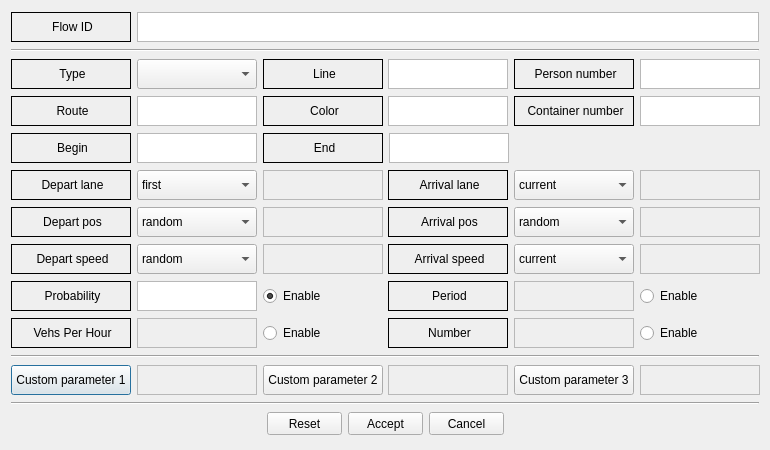
<?xml version="1.0" encoding="UTF-8"?>
<ui version="4.0">
 <class>flowItemDialog</class>
 <widget class="QDialog" name="flowItemDialog">
  <property name="geometry">
   <rect>
    <x>0</x>
    <y>0</y>
    <width>770</width>
    <height>450</height>
   </rect>
  </property>
  <property name="minimumSize">
   <size>
    <width>770</width>
    <height>450</height>
   </size>
  </property>
  <property name="maximumSize">
   <size>
    <width>770</width>
    <height>450</height>
   </size>
  </property>
  <property name="windowTitle">
   <string notr="true">Flow properties</string>
  </property>
  <property name="windowIcon">
   <iconset resource="../../../../resources/eNetEditorResources.qrc">
    <normaloff>:/items/flow.png</normaloff>:/items/flow.png</iconset>
  </property>
  <property name="modal">
   <bool>true</bool>
  </property>
  <layout class="QVBoxLayout" name="verticalLayout">
   <item>
    <layout class="QHBoxLayout" name="horizontalLayout">
     <item>
      <widget class="QLabel" name="LabelFlowId">
       <property name="minimumSize">
        <size>
         <width>120</width>
         <height>30</height>
        </size>
       </property>
       <property name="maximumSize">
        <size>
         <width>120</width>
         <height>30</height>
        </size>
       </property>
       <property name="frameShape">
        <enum>QFrame::Box</enum>
       </property>
       <property name="text">
        <string>&lt;html&gt;&lt;head/&gt;&lt;body&gt;&lt;p align=&quot;center&quot;&gt;Flow ID&lt;/p&gt;&lt;/body&gt;&lt;/html&gt;</string>
       </property>
      </widget>
     </item>
     <item>
      <widget class="QTextEdit" name="TextFlowId">
       <property name="minimumSize">
        <size>
         <width>0</width>
         <height>30</height>
        </size>
       </property>
       <property name="maximumSize">
        <size>
         <width>16777215</width>
         <height>30</height>
        </size>
       </property>
      </widget>
     </item>
    </layout>
   </item>
   <item>
    <widget class="Line" name="line_3">
     <property name="orientation">
      <enum>Qt::Horizontal</enum>
     </property>
    </widget>
   </item>
   <item>
    <layout class="QHBoxLayout" name="horizontalLayout_2">
     <item>
      <widget class="QLabel" name="LabelType">
       <property name="minimumSize">
        <size>
         <width>120</width>
         <height>30</height>
        </size>
       </property>
       <property name="maximumSize">
        <size>
         <width>120</width>
         <height>30</height>
        </size>
       </property>
       <property name="frameShape">
        <enum>QFrame::Box</enum>
       </property>
       <property name="text">
        <string>&lt;html&gt;&lt;head/&gt;&lt;body&gt;&lt;p align=&quot;center&quot;&gt;Type&lt;/p&gt;&lt;/body&gt;&lt;/html&gt;</string>
       </property>
      </widget>
     </item>
     <item>
      <widget class="QComboBox" name="ComboBoxVType">
       <property name="minimumSize">
        <size>
         <width>120</width>
         <height>30</height>
        </size>
       </property>
       <property name="maximumSize">
        <size>
         <width>120</width>
         <height>30</height>
        </size>
       </property>
      </widget>
     </item>
     <item>
      <widget class="QLabel" name="LabelLine">
       <property name="minimumSize">
        <size>
         <width>120</width>
         <height>30</height>
        </size>
       </property>
       <property name="maximumSize">
        <size>
         <width>120</width>
         <height>30</height>
        </size>
       </property>
       <property name="frameShape">
        <enum>QFrame::Box</enum>
       </property>
       <property name="text">
        <string>&lt;html&gt;&lt;head/&gt;&lt;body&gt;&lt;p align=&quot;center&quot;&gt;Line&lt;/p&gt;&lt;/body&gt;&lt;/html&gt;</string>
       </property>
      </widget>
     </item>
     <item>
      <widget class="QTextEdit" name="TextLine">
       <property name="minimumSize">
        <size>
         <width>120</width>
         <height>30</height>
        </size>
       </property>
       <property name="maximumSize">
        <size>
         <width>120</width>
         <height>30</height>
        </size>
       </property>
      </widget>
     </item>
     <item>
      <widget class="QLabel" name="LabelPersonNumber">
       <property name="minimumSize">
        <size>
         <width>120</width>
         <height>30</height>
        </size>
       </property>
       <property name="maximumSize">
        <size>
         <width>120</width>
         <height>30</height>
        </size>
       </property>
       <property name="frameShape">
        <enum>QFrame::Box</enum>
       </property>
       <property name="text">
        <string>&lt;html&gt;&lt;head/&gt;&lt;body&gt;&lt;p align=&quot;center&quot;&gt;Person number&lt;/p&gt;&lt;/body&gt;&lt;/html&gt;</string>
       </property>
      </widget>
     </item>
     <item>
      <widget class="QTextEdit" name="TextPersonNumber">
       <property name="minimumSize">
        <size>
         <width>120</width>
         <height>30</height>
        </size>
       </property>
       <property name="maximumSize">
        <size>
         <width>120</width>
         <height>30</height>
        </size>
       </property>
      </widget>
     </item>
    </layout>
   </item>
   <item>
    <layout class="QHBoxLayout" name="horizontalLayout_3">
     <item>
      <widget class="QLabel" name="LabelRoute">
       <property name="minimumSize">
        <size>
         <width>120</width>
         <height>30</height>
        </size>
       </property>
       <property name="maximumSize">
        <size>
         <width>120</width>
         <height>30</height>
        </size>
       </property>
       <property name="frameShape">
        <enum>QFrame::Box</enum>
       </property>
       <property name="text">
        <string>&lt;html&gt;&lt;head/&gt;&lt;body&gt;&lt;p align=&quot;center&quot;&gt;Route&lt;/p&gt;&lt;/body&gt;&lt;/html&gt;</string>
       </property>
      </widget>
     </item>
     <item>
      <widget class="QTextEdit" name="TextRoute">
       <property name="minimumSize">
        <size>
         <width>120</width>
         <height>30</height>
        </size>
       </property>
       <property name="maximumSize">
        <size>
         <width>120</width>
         <height>30</height>
        </size>
       </property>
      </widget>
     </item>
     <item>
      <widget class="QLabel" name="LabelColor">
       <property name="minimumSize">
        <size>
         <width>120</width>
         <height>30</height>
        </size>
       </property>
       <property name="maximumSize">
        <size>
         <width>120</width>
         <height>30</height>
        </size>
       </property>
       <property name="frameShape">
        <enum>QFrame::Box</enum>
       </property>
       <property name="text">
        <string>&lt;html&gt;&lt;head/&gt;&lt;body&gt;&lt;p align=&quot;center&quot;&gt;Color&lt;/p&gt;&lt;/body&gt;&lt;/html&gt;</string>
       </property>
      </widget>
     </item>
     <item>
      <widget class="QTextEdit" name="TextColor">
       <property name="minimumSize">
        <size>
         <width>120</width>
         <height>30</height>
        </size>
       </property>
       <property name="maximumSize">
        <size>
         <width>120</width>
         <height>30</height>
        </size>
       </property>
      </widget>
     </item>
     <item>
      <widget class="QLabel" name="LabelContainerNumber">
       <property name="minimumSize">
        <size>
         <width>120</width>
         <height>30</height>
        </size>
       </property>
       <property name="maximumSize">
        <size>
         <width>120</width>
         <height>30</height>
        </size>
       </property>
       <property name="frameShape">
        <enum>QFrame::Box</enum>
       </property>
       <property name="text">
        <string>&lt;html&gt;&lt;head/&gt;&lt;body&gt;&lt;p align=&quot;center&quot;&gt;Container number&lt;/p&gt;&lt;/body&gt;&lt;/html&gt;</string>
       </property>
      </widget>
     </item>
     <item>
      <widget class="QTextEdit" name="TextContainerNumber">
       <property name="minimumSize">
        <size>
         <width>120</width>
         <height>30</height>
        </size>
       </property>
       <property name="maximumSize">
        <size>
         <width>120</width>
         <height>30</height>
        </size>
       </property>
      </widget>
     </item>
    </layout>
   </item>
   <item>
    <layout class="QHBoxLayout" name="horizontalLayout_10">
     <item>
      <widget class="QLabel" name="LabelBegin">
       <property name="minimumSize">
        <size>
         <width>120</width>
         <height>30</height>
        </size>
       </property>
       <property name="maximumSize">
        <size>
         <width>120</width>
         <height>30</height>
        </size>
       </property>
       <property name="frameShape">
        <enum>QFrame::Box</enum>
       </property>
       <property name="text">
        <string>&lt;html&gt;&lt;head/&gt;&lt;body&gt;&lt;p align=&quot;center&quot;&gt;Begin&lt;/p&gt;&lt;/body&gt;&lt;/html&gt;</string>
       </property>
      </widget>
     </item>
     <item>
      <widget class="QTextEdit" name="TextBegin">
       <property name="minimumSize">
        <size>
         <width>120</width>
         <height>30</height>
        </size>
       </property>
       <property name="maximumSize">
        <size>
         <width>120</width>
         <height>30</height>
        </size>
       </property>
      </widget>
     </item>
     <item>
      <widget class="QLabel" name="LabelEnd">
       <property name="minimumSize">
        <size>
         <width>120</width>
         <height>30</height>
        </size>
       </property>
       <property name="maximumSize">
        <size>
         <width>120</width>
         <height>30</height>
        </size>
       </property>
       <property name="frameShape">
        <enum>QFrame::Box</enum>
       </property>
       <property name="text">
        <string>&lt;html&gt;&lt;head/&gt;&lt;body&gt;&lt;p align=&quot;center&quot;&gt;End&lt;/p&gt;&lt;/body&gt;&lt;/html&gt;</string>
       </property>
      </widget>
     </item>
     <item>
      <widget class="QTextEdit" name="TextEnd">
       <property name="minimumSize">
        <size>
         <width>120</width>
         <height>30</height>
        </size>
       </property>
       <property name="maximumSize">
        <size>
         <width>120</width>
         <height>30</height>
        </size>
       </property>
      </widget>
     </item>
     <item>
      <spacer name="horizontalSpacer">
       <property name="orientation">
        <enum>Qt::Horizontal</enum>
       </property>
       <property name="sizeHint" stdset="0">
        <size>
         <width>40</width>
         <height>20</height>
        </size>
       </property>
      </spacer>
     </item>
    </layout>
   </item>
   <item>
    <layout class="QHBoxLayout" name="horizontalLayout_4">
     <item>
      <widget class="QLabel" name="LabelDepartLane">
       <property name="minimumSize">
        <size>
         <width>120</width>
         <height>30</height>
        </size>
       </property>
       <property name="maximumSize">
        <size>
         <width>120</width>
         <height>30</height>
        </size>
       </property>
       <property name="frameShape">
        <enum>QFrame::Box</enum>
       </property>
       <property name="text">
        <string>&lt;html&gt;&lt;head/&gt;&lt;body&gt;&lt;p align=&quot;center&quot;&gt;Depart lane&lt;/p&gt;&lt;/body&gt;&lt;/html&gt;</string>
       </property>
      </widget>
     </item>
     <item>
      <widget class="QComboBox" name="ComboBoxDepartLane">
       <property name="minimumSize">
        <size>
         <width>120</width>
         <height>30</height>
        </size>
       </property>
       <property name="maximumSize">
        <size>
         <width>120</width>
         <height>30</height>
        </size>
       </property>
       <item>
        <property name="text">
         <string>first</string>
        </property>
       </item>
       <item>
        <property name="text">
         <string>best</string>
        </property>
       </item>
       <item>
        <property name="text">
         <string>allowed</string>
        </property>
       </item>
       <item>
        <property name="text">
         <string>free</string>
        </property>
       </item>
       <item>
        <property name="text">
         <string>random</string>
        </property>
       </item>
       <item>
        <property name="text">
         <string>specific</string>
        </property>
       </item>
      </widget>
     </item>
     <item>
      <widget class="QTextEdit" name="TextDepartLane">
       <property name="enabled">
        <bool>false</bool>
       </property>
       <property name="minimumSize">
        <size>
         <width>120</width>
         <height>30</height>
        </size>
       </property>
       <property name="maximumSize">
        <size>
         <width>120</width>
         <height>30</height>
        </size>
       </property>
      </widget>
     </item>
     <item>
      <widget class="QLabel" name="LabelArrivalLane">
       <property name="minimumSize">
        <size>
         <width>120</width>
         <height>30</height>
        </size>
       </property>
       <property name="maximumSize">
        <size>
         <width>120</width>
         <height>30</height>
        </size>
       </property>
       <property name="frameShape">
        <enum>QFrame::Box</enum>
       </property>
       <property name="text">
        <string>&lt;html&gt;&lt;head/&gt;&lt;body&gt;&lt;p align=&quot;center&quot;&gt;Arrival lane&lt;/p&gt;&lt;/body&gt;&lt;/html&gt;</string>
       </property>
      </widget>
     </item>
     <item>
      <widget class="QComboBox" name="ComboBoxArrivalLane">
       <property name="minimumSize">
        <size>
         <width>120</width>
         <height>30</height>
        </size>
       </property>
       <property name="maximumSize">
        <size>
         <width>120</width>
         <height>30</height>
        </size>
       </property>
       <item>
        <property name="text">
         <string>current</string>
        </property>
       </item>
       <item>
        <property name="text">
         <string>specific</string>
        </property>
       </item>
      </widget>
     </item>
     <item>
      <widget class="QTextEdit" name="TextArrivalLane">
       <property name="enabled">
        <bool>false</bool>
       </property>
       <property name="minimumSize">
        <size>
         <width>120</width>
         <height>30</height>
        </size>
       </property>
       <property name="maximumSize">
        <size>
         <width>120</width>
         <height>30</height>
        </size>
       </property>
      </widget>
     </item>
    </layout>
   </item>
   <item>
    <layout class="QHBoxLayout" name="horizontalLayout_5">
     <item>
      <widget class="QLabel" name="LabelDepartPos">
       <property name="minimumSize">
        <size>
         <width>120</width>
         <height>30</height>
        </size>
       </property>
       <property name="maximumSize">
        <size>
         <width>120</width>
         <height>30</height>
        </size>
       </property>
       <property name="frameShape">
        <enum>QFrame::Box</enum>
       </property>
       <property name="text">
        <string>&lt;html&gt;&lt;head/&gt;&lt;body&gt;&lt;p align=&quot;center&quot;&gt;Depart pos&lt;/p&gt;&lt;/body&gt;&lt;/html&gt;</string>
       </property>
      </widget>
     </item>
     <item>
      <widget class="QComboBox" name="ComboBoxDepartPos">
       <property name="minimumSize">
        <size>
         <width>120</width>
         <height>30</height>
        </size>
       </property>
       <property name="maximumSize">
        <size>
         <width>120</width>
         <height>30</height>
        </size>
       </property>
       <item>
        <property name="text">
         <string>random</string>
        </property>
       </item>
       <item>
        <property name="text">
         <string>free</string>
        </property>
       </item>
       <item>
        <property name="text">
         <string>random_free</string>
        </property>
       </item>
       <item>
        <property name="text">
         <string>base</string>
        </property>
       </item>
       <item>
        <property name="text">
         <string>pwagSimple</string>
        </property>
       </item>
       <item>
        <property name="text">
         <string>pwagGeneric</string>
        </property>
       </item>
       <item>
        <property name="text">
         <string>specific</string>
        </property>
       </item>
      </widget>
     </item>
     <item>
      <widget class="QTextEdit" name="TextDepartPos">
       <property name="enabled">
        <bool>false</bool>
       </property>
       <property name="minimumSize">
        <size>
         <width>120</width>
         <height>30</height>
        </size>
       </property>
       <property name="maximumSize">
        <size>
         <width>120</width>
         <height>30</height>
        </size>
       </property>
      </widget>
     </item>
     <item>
      <widget class="QLabel" name="LabelArrivalPos">
       <property name="minimumSize">
        <size>
         <width>120</width>
         <height>30</height>
        </size>
       </property>
       <property name="maximumSize">
        <size>
         <width>120</width>
         <height>30</height>
        </size>
       </property>
       <property name="frameShape">
        <enum>QFrame::Box</enum>
       </property>
       <property name="text">
        <string>&lt;html&gt;&lt;head/&gt;&lt;body&gt;&lt;p align=&quot;center&quot;&gt;Arrival pos&lt;/p&gt;&lt;/body&gt;&lt;/html&gt;</string>
       </property>
      </widget>
     </item>
     <item>
      <widget class="QComboBox" name="ComboBoxArrivalPos">
       <property name="minimumSize">
        <size>
         <width>120</width>
         <height>30</height>
        </size>
       </property>
       <property name="maximumSize">
        <size>
         <width>120</width>
         <height>30</height>
        </size>
       </property>
       <item>
        <property name="text">
         <string>random</string>
        </property>
       </item>
       <item>
        <property name="text">
         <string>max</string>
        </property>
       </item>
       <item>
        <property name="text">
         <string>specific</string>
        </property>
       </item>
      </widget>
     </item>
     <item>
      <widget class="QTextEdit" name="TextArrivalPos">
       <property name="enabled">
        <bool>false</bool>
       </property>
       <property name="minimumSize">
        <size>
         <width>120</width>
         <height>30</height>
        </size>
       </property>
       <property name="maximumSize">
        <size>
         <width>120</width>
         <height>30</height>
        </size>
       </property>
      </widget>
     </item>
    </layout>
   </item>
   <item>
    <layout class="QHBoxLayout" name="horizontalLayout_6">
     <item>
      <widget class="QLabel" name="LabelDepartSpeed">
       <property name="minimumSize">
        <size>
         <width>120</width>
         <height>30</height>
        </size>
       </property>
       <property name="maximumSize">
        <size>
         <width>120</width>
         <height>30</height>
        </size>
       </property>
       <property name="frameShape">
        <enum>QFrame::Box</enum>
       </property>
       <property name="text">
        <string>&lt;html&gt;&lt;head/&gt;&lt;body&gt;&lt;p align=&quot;center&quot;&gt;Depart speed&lt;/p&gt;&lt;/body&gt;&lt;/html&gt;</string>
       </property>
      </widget>
     </item>
     <item>
      <widget class="QComboBox" name="ComboBoxDepartSpeed">
       <property name="minimumSize">
        <size>
         <width>120</width>
         <height>30</height>
        </size>
       </property>
       <property name="maximumSize">
        <size>
         <width>120</width>
         <height>30</height>
        </size>
       </property>
       <item>
        <property name="text">
         <string>random</string>
        </property>
       </item>
       <item>
        <property name="text">
         <string>max</string>
        </property>
       </item>
       <item>
        <property name="text">
         <string>specific</string>
        </property>
       </item>
      </widget>
     </item>
     <item>
      <widget class="QTextEdit" name="TextDepartSpeed">
       <property name="enabled">
        <bool>false</bool>
       </property>
       <property name="minimumSize">
        <size>
         <width>120</width>
         <height>30</height>
        </size>
       </property>
       <property name="maximumSize">
        <size>
         <width>120</width>
         <height>30</height>
        </size>
       </property>
      </widget>
     </item>
     <item>
      <widget class="QLabel" name="LabelArrivalSpeed">
       <property name="minimumSize">
        <size>
         <width>120</width>
         <height>30</height>
        </size>
       </property>
       <property name="maximumSize">
        <size>
         <width>120</width>
         <height>30</height>
        </size>
       </property>
       <property name="frameShape">
        <enum>QFrame::Box</enum>
       </property>
       <property name="text">
        <string>&lt;html&gt;&lt;head/&gt;&lt;body&gt;&lt;p align=&quot;center&quot;&gt;Arrival speed&lt;/p&gt;&lt;/body&gt;&lt;/html&gt;</string>
       </property>
      </widget>
     </item>
     <item>
      <widget class="QComboBox" name="ComboBoxArrivalSpeed">
       <property name="minimumSize">
        <size>
         <width>120</width>
         <height>30</height>
        </size>
       </property>
       <property name="maximumSize">
        <size>
         <width>120</width>
         <height>30</height>
        </size>
       </property>
       <item>
        <property name="text">
         <string>current</string>
        </property>
       </item>
       <item>
        <property name="text">
         <string>specific</string>
        </property>
       </item>
      </widget>
     </item>
     <item>
      <widget class="QTextEdit" name="TextArrivalSpeed">
       <property name="enabled">
        <bool>false</bool>
       </property>
       <property name="minimumSize">
        <size>
         <width>120</width>
         <height>30</height>
        </size>
       </property>
       <property name="maximumSize">
        <size>
         <width>120</width>
         <height>30</height>
        </size>
       </property>
      </widget>
     </item>
    </layout>
   </item>
   <item>
    <layout class="QHBoxLayout" name="horizontalLayout_7">
     <item>
      <widget class="QLabel" name="LabelProbability">
       <property name="minimumSize">
        <size>
         <width>120</width>
         <height>30</height>
        </size>
       </property>
       <property name="maximumSize">
        <size>
         <width>120</width>
         <height>30</height>
        </size>
       </property>
       <property name="frameShape">
        <enum>QFrame::Box</enum>
       </property>
       <property name="text">
        <string>&lt;html&gt;&lt;head/&gt;&lt;body&gt;&lt;p align=&quot;center&quot;&gt;Probability&lt;/p&gt;&lt;/body&gt;&lt;/html&gt;</string>
       </property>
      </widget>
     </item>
     <item>
      <widget class="QTextEdit" name="TextProbability">
       <property name="enabled">
        <bool>true</bool>
       </property>
       <property name="minimumSize">
        <size>
         <width>120</width>
         <height>30</height>
        </size>
       </property>
       <property name="maximumSize">
        <size>
         <width>120</width>
         <height>30</height>
        </size>
       </property>
      </widget>
     </item>
     <item>
      <widget class="QRadioButton" name="RadioButtonProbability">
       <property name="minimumSize">
        <size>
         <width>120</width>
         <height>30</height>
        </size>
       </property>
       <property name="maximumSize">
        <size>
         <width>120</width>
         <height>30</height>
        </size>
       </property>
       <property name="text">
        <string>Enable</string>
       </property>
       <property name="checked">
        <bool>true</bool>
       </property>
      </widget>
     </item>
     <item>
      <widget class="QLabel" name="LabelPeriod">
       <property name="minimumSize">
        <size>
         <width>120</width>
         <height>30</height>
        </size>
       </property>
       <property name="maximumSize">
        <size>
         <width>120</width>
         <height>30</height>
        </size>
       </property>
       <property name="frameShape">
        <enum>QFrame::Box</enum>
       </property>
       <property name="text">
        <string>&lt;html&gt;&lt;head/&gt;&lt;body&gt;&lt;p align=&quot;center&quot;&gt;Period&lt;/p&gt;&lt;/body&gt;&lt;/html&gt;</string>
       </property>
      </widget>
     </item>
     <item>
      <widget class="QTextEdit" name="TextPeriod">
       <property name="enabled">
        <bool>false</bool>
       </property>
       <property name="minimumSize">
        <size>
         <width>120</width>
         <height>30</height>
        </size>
       </property>
       <property name="maximumSize">
        <size>
         <width>120</width>
         <height>30</height>
        </size>
       </property>
      </widget>
     </item>
     <item>
      <widget class="QRadioButton" name="RadioButtonPeriod">
       <property name="minimumSize">
        <size>
         <width>120</width>
         <height>30</height>
        </size>
       </property>
       <property name="maximumSize">
        <size>
         <width>120</width>
         <height>30</height>
        </size>
       </property>
       <property name="text">
        <string>Enable</string>
       </property>
       <property name="checked">
        <bool>false</bool>
       </property>
      </widget>
     </item>
    </layout>
   </item>
   <item>
    <layout class="QHBoxLayout" name="horizontalLayout_8">
     <item>
      <widget class="QLabel" name="LabelVehsPerHour">
       <property name="minimumSize">
        <size>
         <width>120</width>
         <height>30</height>
        </size>
       </property>
       <property name="maximumSize">
        <size>
         <width>120</width>
         <height>30</height>
        </size>
       </property>
       <property name="frameShape">
        <enum>QFrame::Box</enum>
       </property>
       <property name="text">
        <string>&lt;html&gt;&lt;head/&gt;&lt;body&gt;&lt;p align=&quot;center&quot;&gt;Vehs Per Hour&lt;/p&gt;&lt;/body&gt;&lt;/html&gt;</string>
       </property>
      </widget>
     </item>
     <item>
      <widget class="QTextEdit" name="TextVehsPerHour">
       <property name="enabled">
        <bool>false</bool>
       </property>
       <property name="minimumSize">
        <size>
         <width>120</width>
         <height>30</height>
        </size>
       </property>
       <property name="maximumSize">
        <size>
         <width>120</width>
         <height>30</height>
        </size>
       </property>
      </widget>
     </item>
     <item>
      <widget class="QRadioButton" name="RadioButtonVehsPerHour">
       <property name="minimumSize">
        <size>
         <width>120</width>
         <height>30</height>
        </size>
       </property>
       <property name="maximumSize">
        <size>
         <width>120</width>
         <height>30</height>
        </size>
       </property>
       <property name="text">
        <string>Enable</string>
       </property>
      </widget>
     </item>
     <item>
      <widget class="QLabel" name="LabelNumber">
       <property name="minimumSize">
        <size>
         <width>120</width>
         <height>30</height>
        </size>
       </property>
       <property name="maximumSize">
        <size>
         <width>120</width>
         <height>30</height>
        </size>
       </property>
       <property name="frameShape">
        <enum>QFrame::Box</enum>
       </property>
       <property name="text">
        <string>&lt;html&gt;&lt;head/&gt;&lt;body&gt;&lt;p align=&quot;center&quot;&gt;Number&lt;/p&gt;&lt;/body&gt;&lt;/html&gt;</string>
       </property>
      </widget>
     </item>
     <item>
      <widget class="QTextEdit" name="TextNumber">
       <property name="enabled">
        <bool>false</bool>
       </property>
       <property name="minimumSize">
        <size>
         <width>120</width>
         <height>30</height>
        </size>
       </property>
       <property name="maximumSize">
        <size>
         <width>120</width>
         <height>30</height>
        </size>
       </property>
      </widget>
     </item>
     <item>
      <widget class="QRadioButton" name="RadioButtonNumber">
       <property name="minimumSize">
        <size>
         <width>120</width>
         <height>30</height>
        </size>
       </property>
       <property name="maximumSize">
        <size>
         <width>120</width>
         <height>30</height>
        </size>
       </property>
       <property name="text">
        <string>Enable</string>
       </property>
       <property name="checked">
        <bool>false</bool>
       </property>
      </widget>
     </item>
    </layout>
   </item>
   <item>
    <widget class="Line" name="line">
     <property name="orientation">
      <enum>Qt::Horizontal</enum>
     </property>
    </widget>
   </item>
   <item>
    <layout class="QHBoxLayout" name="horizontalLayout_9">
     <item>
      <widget class="QPushButton" name="ButtonCustomParameter1Name">
       <property name="minimumSize">
        <size>
         <width>120</width>
         <height>30</height>
        </size>
       </property>
       <property name="maximumSize">
        <size>
         <width>120</width>
         <height>30</height>
        </size>
       </property>
       <property name="text">
        <string>Custom parameter 1</string>
       </property>
      </widget>
     </item>
     <item>
      <widget class="QTextEdit" name="TextCustomParameter1Value">
       <property name="enabled">
        <bool>false</bool>
       </property>
       <property name="minimumSize">
        <size>
         <width>120</width>
         <height>30</height>
        </size>
       </property>
       <property name="maximumSize">
        <size>
         <width>120</width>
         <height>30</height>
        </size>
       </property>
       <property name="textInteractionFlags">
        <set>Qt::LinksAccessibleByKeyboard|Qt::LinksAccessibleByMouse|Qt::TextBrowserInteraction|Qt::TextEditable|Qt::TextEditorInteraction|Qt::TextSelectableByKeyboard|Qt::TextSelectableByMouse</set>
       </property>
      </widget>
     </item>
     <item>
      <widget class="QPushButton" name="ButtonCustomParameter2Name">
       <property name="minimumSize">
        <size>
         <width>120</width>
         <height>30</height>
        </size>
       </property>
       <property name="maximumSize">
        <size>
         <width>120</width>
         <height>30</height>
        </size>
       </property>
       <property name="text">
        <string>Custom parameter 2</string>
       </property>
      </widget>
     </item>
     <item>
      <widget class="QTextEdit" name="TextCustomParameter2Value">
       <property name="enabled">
        <bool>false</bool>
       </property>
       <property name="minimumSize">
        <size>
         <width>120</width>
         <height>30</height>
        </size>
       </property>
       <property name="maximumSize">
        <size>
         <width>120</width>
         <height>30</height>
        </size>
       </property>
       <property name="textInteractionFlags">
        <set>Qt::LinksAccessibleByKeyboard|Qt::LinksAccessibleByMouse|Qt::TextBrowserInteraction|Qt::TextEditable|Qt::TextEditorInteraction|Qt::TextSelectableByKeyboard|Qt::TextSelectableByMouse</set>
       </property>
      </widget>
     </item>
     <item>
      <widget class="QPushButton" name="ButtonCustomParameter3Name">
       <property name="minimumSize">
        <size>
         <width>120</width>
         <height>30</height>
        </size>
       </property>
       <property name="maximumSize">
        <size>
         <width>120</width>
         <height>30</height>
        </size>
       </property>
       <property name="text">
        <string>Custom parameter 3</string>
       </property>
      </widget>
     </item>
     <item>
      <widget class="QTextEdit" name="TextCustomParameter3Value">
       <property name="enabled">
        <bool>false</bool>
       </property>
       <property name="minimumSize">
        <size>
         <width>120</width>
         <height>30</height>
        </size>
       </property>
       <property name="maximumSize">
        <size>
         <width>120</width>
         <height>30</height>
        </size>
       </property>
       <property name="textInteractionFlags">
        <set>Qt::LinksAccessibleByKeyboard|Qt::LinksAccessibleByMouse|Qt::TextBrowserInteraction|Qt::TextEditable|Qt::TextEditorInteraction|Qt::TextSelectableByKeyboard|Qt::TextSelectableByMouse</set>
       </property>
      </widget>
     </item>
    </layout>
   </item>
   <item>
    <widget class="Line" name="line_2">
     <property name="orientation">
      <enum>Qt::Horizontal</enum>
     </property>
    </widget>
   </item>
   <item>
    <layout class="QHBoxLayout" name="LayoutButtons">
     <item>
      <spacer name="HorizontalSpacer1">
       <property name="orientation">
        <enum>Qt::Horizontal</enum>
       </property>
       <property name="sizeHint" stdset="0">
        <size>
         <width>40</width>
         <height>20</height>
        </size>
       </property>
      </spacer>
     </item>
     <item>
      <widget class="QPushButton" name="ButtonReset">
       <property name="minimumSize">
        <size>
         <width>75</width>
         <height>23</height>
        </size>
       </property>
       <property name="maximumSize">
        <size>
         <width>75</width>
         <height>23</height>
        </size>
       </property>
       <property name="sizeIncrement">
        <size>
         <width>0</width>
         <height>0</height>
        </size>
       </property>
       <property name="text">
        <string>Reset</string>
       </property>
       <property name="icon">
        <iconset resource="../../../../resources/eNetEditorResources.qrc">
         <normaloff>:/main/reset.ico</normaloff>:/main/reset.ico</iconset>
       </property>
      </widget>
     </item>
     <item>
      <widget class="QPushButton" name="ButtonAccept">
       <property name="minimumSize">
        <size>
         <width>75</width>
         <height>23</height>
        </size>
       </property>
       <property name="maximumSize">
        <size>
         <width>75</width>
         <height>23</height>
        </size>
       </property>
       <property name="text">
        <string>Accept</string>
       </property>
       <property name="icon">
        <iconset resource="../../../../resources/eNetEditorResources.qrc">
         <normaloff>:/main/accept.ico</normaloff>:/main/accept.ico</iconset>
       </property>
      </widget>
     </item>
     <item>
      <widget class="QPushButton" name="ButtonCancel">
       <property name="minimumSize">
        <size>
         <width>75</width>
         <height>23</height>
        </size>
       </property>
       <property name="maximumSize">
        <size>
         <width>75</width>
         <height>23</height>
        </size>
       </property>
       <property name="text">
        <string>Cancel</string>
       </property>
       <property name="icon">
        <iconset resource="../../../../resources/eNetEditorResources.qrc">
         <normaloff>:/main/cancel.ico</normaloff>:/main/cancel.ico</iconset>
       </property>
      </widget>
     </item>
     <item>
      <spacer name="HorizontalSpacer2">
       <property name="orientation">
        <enum>Qt::Horizontal</enum>
       </property>
       <property name="sizeHint" stdset="0">
        <size>
         <width>40</width>
         <height>20</height>
        </size>
       </property>
      </spacer>
     </item>
    </layout>
   </item>
  </layout>
 </widget>
 <resources>
  <include location="../../../../resources/eNetEditorResources.qrc"/>
 </resources>
 <connections/>
</ui>
